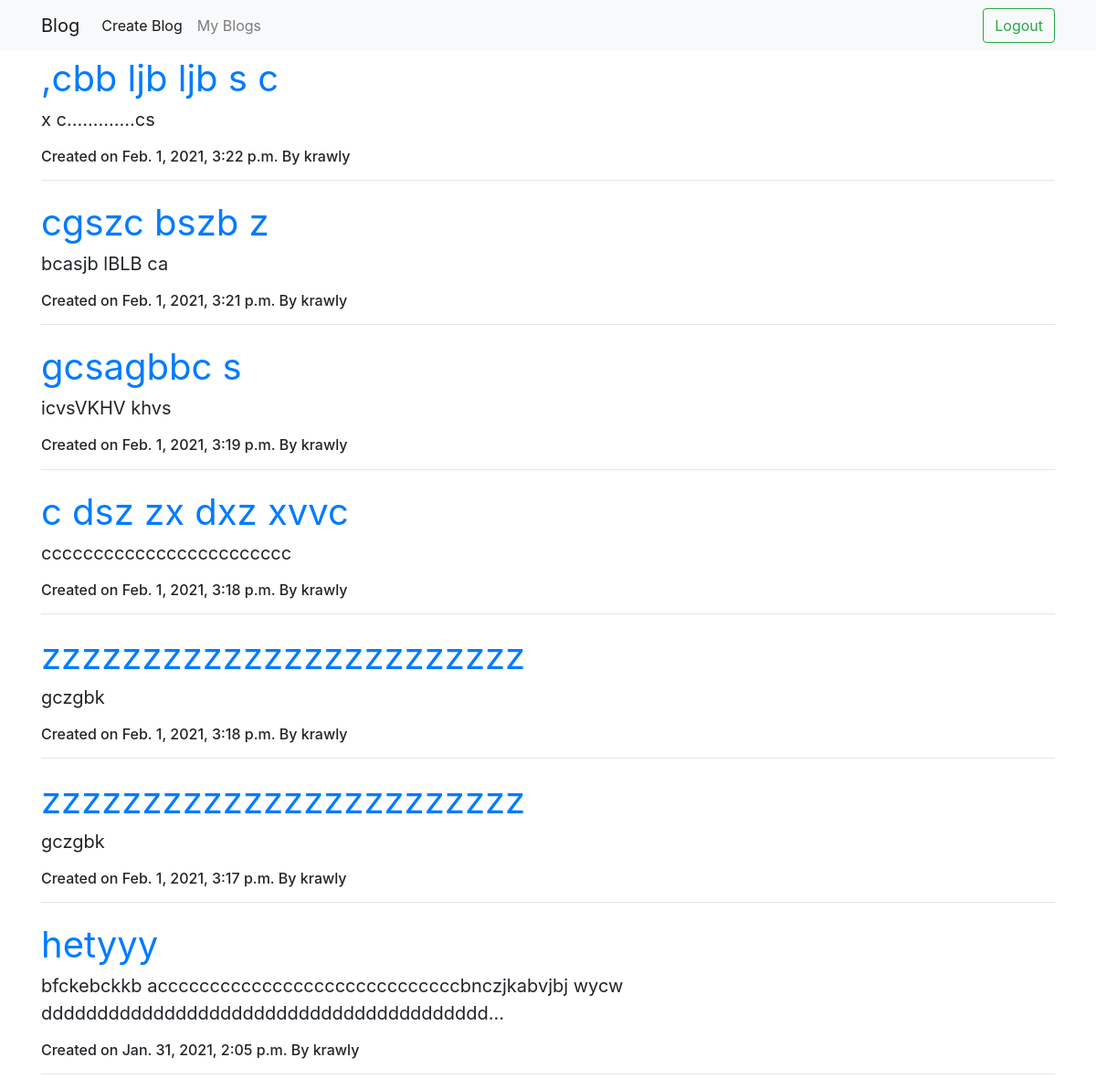
The app's page /MyBlogs/ (signed in), older data.
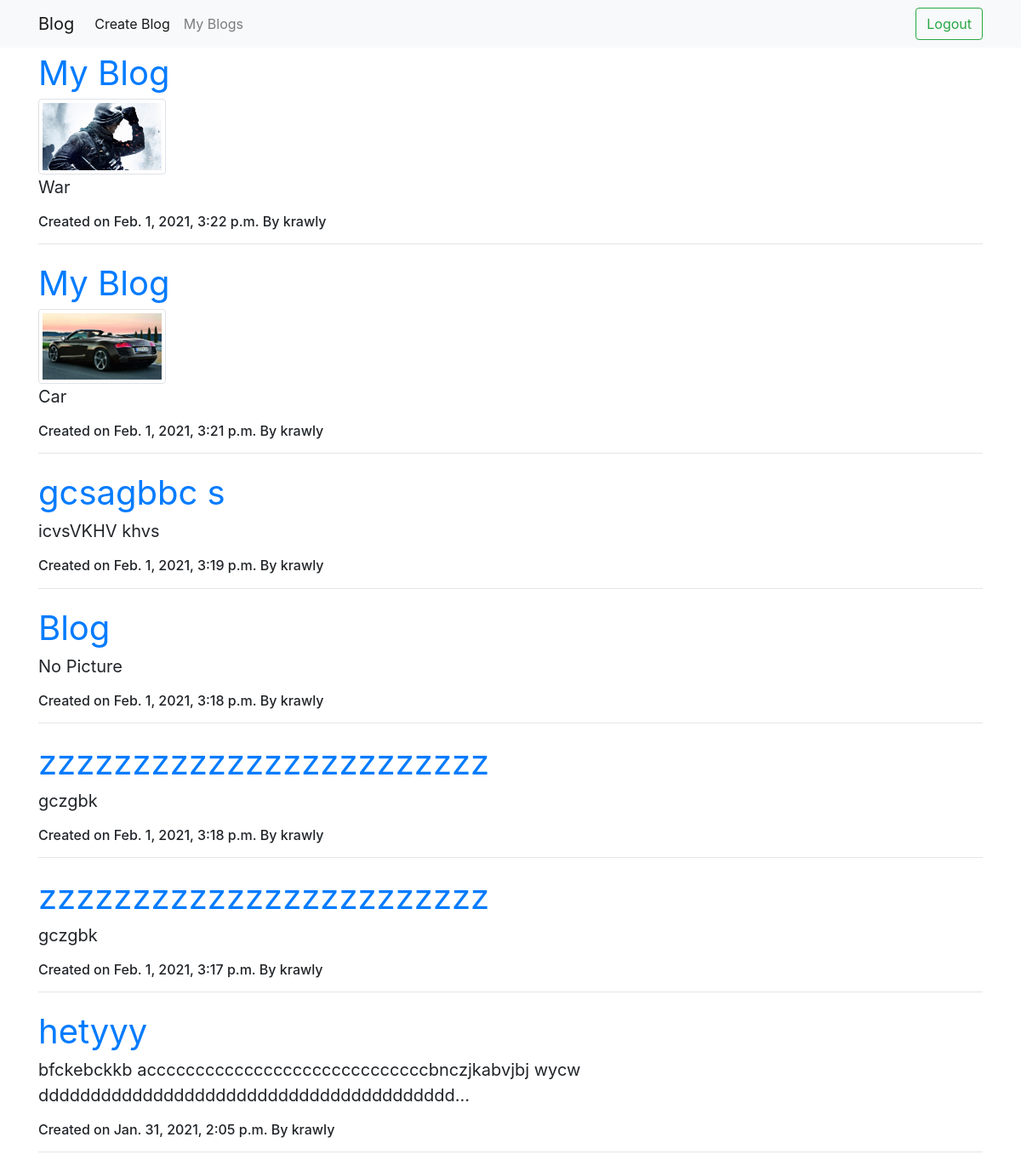
The same page, newer data.
### user/models.py (models this page shows, shortened)
class Blog(models.Model):
    title = models.CharField(max_length=50)
    blog_pic = models.ImageField(upload_to='user/images/', blank=True)
    description = models.TextField(max_length=200)
    created = models.DateTimeField(auto_now_add=True)
    user = models.ForeignKey(User, on_delete=models.CASCADE, blank=True, null=True)

### user/views.py (the view)
# urls.py: path('MyBlogs/', views.list_blogs, name='MyBlogs'),
def list_blogs(request):
    current = Blog.objects.filter(user=request.user).order_by("-created")
    return render(request,'user/your_blogs.html',{'current':current})

### user/templates/user/your_blogs.html
{% extends 'user/base.html' %}
{% block content %}
<div class="container">
{% if user.is_authenticated %}
{% for items in current %}
<div class=" link">
<a id="link" href="{% url 'details' items.id %}">{{items.title}}</a>
</div>
{%if items.blog_pic%}
  <img class="img-thumbnail blogPic" src="{{ items.blog_pic.url|default_if_none:'#'}}">
{%endif%}
<p id="dec">{{items.description|truncatechars:100}}</p>
<h6>Created on {{items.created}} By {{items.user}}</h6>
<hr>
{% endfor %}
{% else %}
<h2>Please Login First</h2>
{% endif %}
</div>
{% endblock %}

### user/templates/user/base.html (shortened to what this page needs)
<!DOCTYPE html>
{% load static %}
<html lang="en" dir="ltr">
  <head>
    <link rel="stylesheet" href="https://maxcdn.bootstrapcdn.com/bootstrap/4.0.0/css/bootstrap.min.css">
  </head>
  <body>
   {% if user.is_authenticated %}
    <nav class="navbar sticky-top navbar-expand-lg navbar-light bg-light">
      <div class="container">
  <a class="navbar-brand" href="{% url 'AllBlogs' %}">Blog</a>
  <div class="collapse navbar-collapse" id="navbarSupportedContent">
    <ul class="navbar-nav mr-auto">
      <li class="nav-item active">
        <a class="nav-link" href="{% url 'blog' %}">Create Blog <span class="sr-only">(current)</span></a>
      </li>
      <li class="nav-item">
        <a class="nav-link" href="{% url 'MyBlogs' %}">My Blogs</a>
      </li>
</div>
        {% if user.is_authenticated %}
        <ul class="navbar-nav ml-auto">
          <form class="d-flex" action="{% url 'logoutuser' %}" method="post">
          <li class="nav-item active"> <button class="btn btn-outline-success" type="submit">Logout</button></li>
        </form>
      </ul>
            {% endif %}
  </div>
</nav>
{% endif %}
    {% block content %}{% endblock %}
    <link rel="stylesheet" href="{% static 'user/master.css' %}">
  </body>
</html>

### user/static/user/master.css (style rules this page uses)
.blogPic { height:auto; width: 150px; }
#dec { font-size: 20px }
.link a:link { font-size: 40px; }

Row changes from the older to the newer data that the page shows:
changed Blog: title ",cbb ljb ljb s c" → "My Blog"; blog_pic: picture added; description "x c.............cs" → "War"
changed Blog: title "cgszc bszb z" → "My Blog"; blog_pic: picture added; description "bcasjb lBLB ca" → "Car"
changed Blog: title "c dsz zx dxz xvvc" → "Blog"; description "cccccccccccccccccccccccc" → "No Picture"
